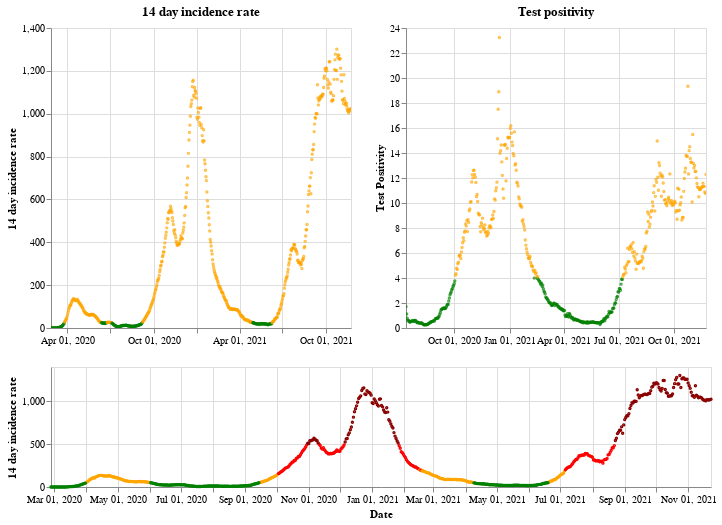

Here is the notebook cell this chart was saved with:
### Markdown cell above
## Wales

### Code cell
plot_traffic_light('Wales')

### Figure 1 — Vega-Lite specification as saved in the notebook (floating-point values rounded to 4 significant figures; data arrays with more than 128 entries replaced by an {"elided": "..."} marker saying what was removed)
{"config": {"view": {"continuousWidth": 400, "continuousHeight": 300}}, "vconcat": [{"hconcat": [{"mark": {"type": "point", "size": 2}, "encoding": {"color": {"condition": {"value": "green", "test": "(datum.twoWeeklyCasesRate <= 25)"}, "value": "orange"}, "tooltip": [{"type": "nominal", "field": "areaName"}, {"type": "temporal", "field": "date"}, {"type": "quantitative", "field": "twoWeeklyCasesRate"}, {"type": "quantitative", "field": "testPositivity"}], "x": {"type": "temporal", "axis": {"title": ""}, "field": "date", "scale": {"domain": {"selection": "DateBrush"}}, "timeUnit": "yearmonthdate"}, "y": {"type": "quantitative", "axis": {"title": "14 day incidence rate"}, "field": "twoWeeklyCasesRate"}}, "title": "14 day incidence rate", "width": 300}, {"mark": {"type": "point", "size": 2}, "encoding": {"color": {"condition": {"value": "green", "test": "(datum.testPositivity <= 4)"}, "value": "orange"}, "tooltip": [{"type": "nominal", "field": "areaName"}, {"type": "temporal", "field": "date"}, {"type": "quantitative", "field": "twoWeeklyCasesRate"}, {"type": "quantitative", "field": "testPositivity"}], "x": {"type": "temporal", "axis": {"title": ""}, "field": "date", "scale": {"domain": {"selection": "DateBrush"}}, "timeUnit": "yearmonthdate"}, "y": {"type": "quantitative", "axis": {"title": "Test Positivity"}, "field": "testPositivity"}}, "title": "Test positivity", "width": 300}]}, {"layer": [{"mark": {"type": "point", "size": 2}, "encoding": {"color": {"condition": {"value": "orange", "test": "(((datum.testPositivity < 4) && (datum.twoWeeklyCasesRate >= 50)) && (datum.twoWeeklyCasesRate < 200))"}, "value": "red"}, "opacity": {"condition": {"value": 1, "test": "((datum.twoWeeklyCasesRate >= 50) && (datum.twoWeeklyCasesRate < 500))"}, "value": 0}, "tooltip": [{"type": "nominal", "field": "areaName"}, {"type": "temporal", "field": "date"}, {"type": "quantitative", "field": "twoWeeklyCasesRate"}, {"type": "quantitative", "field": "testPositivity"}], "x": {"type": "temporal", "axis": {"title": "Date"}, "field": "date", "timeUnit": "yearmonthdate"}, "y": {"type": "quantitative", "axis": {"title": "14 day incidence rate"}, "field": "twoWeeklyCasesRate"}}, "selection": {"DateBrush": {"type": "interval", "encodings": ["x"], "fields": ["Time"]}}}, {"mark": {"type": "point", "size": 2}, "encoding": {"color": {"value": "darkred"}, "opacity": {"condition": {"value": 1, "test": "(datum.twoWeeklyCasesRate >= 500)"}, "value": 0}, "tooltip": [{"type": "nominal", "field": "areaName"}, {"type": "temporal", "field": "date"}, {"type": "quantitative", "field": "twoWeeklyCasesRate"}, {"type": "quantitative", "field": "testPositivity"}], "x": {"type": "temporal", "axis": {"title": "Date"}, "field": "date", "timeUnit": "yearmonthdate"}, "y": {"type": "quantitative", "axis": {"title": "14 day incidence rate"}, "field": "twoWeeklyCasesRate"}}}, {"mark": {"type": "point", "size": 2}, "encoding": {"color": {"condition": {"value": "green", "test": "((datum.testPositivity < 4) && (datum.twoWeeklyCasesRate < 50))"}, "value": "orange"}, "opacity": {"condition": {"value": 1, "test": "(datum.twoWeeklyCasesRate < 50)"}, "value": 0}, "tooltip": [{"type": "nominal", "field": "areaName"}, {"type": "temporal", "field": "date"}, {"type": "quantitative", "field": "twoWeeklyCasesRate"}, {"type": "quantitative", "field": "testPositivity"}], "x": {"type": "temporal", "axis": {"title": "Date"}, "field": "date", "timeUnit": "yearmonthdate"}, "y": {"type": "quantitative", "axis": {"title": "14 day incidence rate"}, "field": "twoWeeklyCasesRate"}}}], "height": 120, "width": 660}], "data": {"name": "data-91e1961ae723bbbeb3665370d3b80d46"}, "$schema": "https://vega.github.io/schema/vega-lite/v4.8.1.json", "datasets": {"data-91e1961ae723bbbeb3665370d3b80d46": {"elided": "636 records"}}}
